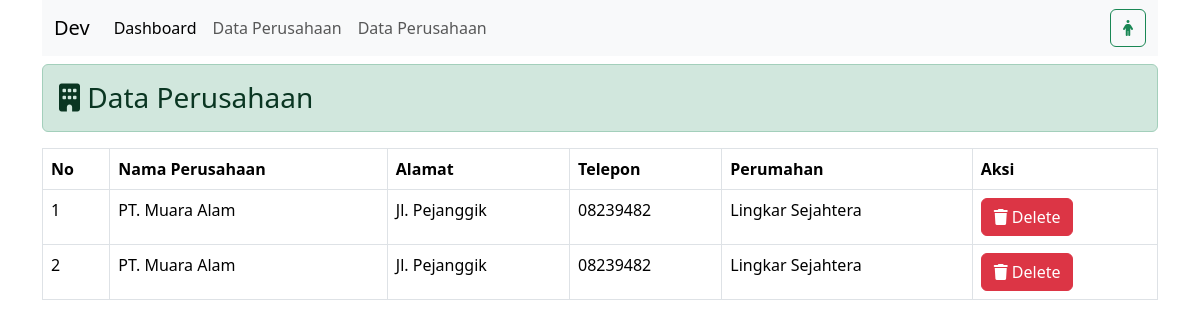
The page /perusahaan/index.php on the database its author committed.
### tables this page shows
CREATE TABLE `perumahan` (
  `id` int(11) NOT NULL,
  `nama_perumahan` varchar(100) NOT NULL,
  `lokasi` varchar(100) NOT NULL,
  `jumlah_unit` int(11) NOT NULL,
  `perusahaan_id` int(11) NOT NULL
);

CREATE TABLE `perusahaan` (
  `id` int(11) NOT NULL,
  `nama_perusahaan` varchar(100) NOT NULL,
  `alamat` varchar(255) NOT NULL,
  `telepon` varchar(15) NOT NULL
);

### perusahaan/index.php (the view, shortened to what this page needs)
<?php
require_once '../setting/link.php';
?>
<!doctype html>
<html lang="en">
<head>
    <link href="https://cdn.jsdelivr.net/npm/bootstrap@5.3.5/dist/css/bootstrap.min.css" rel="stylesheet"
>
    <link rel="stylesheet" href="https://cdn.datatables.net/2.2.2/css/dataTables.dataTables.css" />
    <link rel="stylesheet" href="https://cdnjs.cloudflare.com/ajax/libs/font-awesome/6.7.2/css/all.min.css" />
</head>
<body>
    <div class="container">
        <nav class="navbar navbar-expand-lg bg-body-tertiary mb-2">
            <div class="container-fluid">
                <a class="navbar-brand" href="#">Dev</a>
                <div class="collapse navbar-collapse" id="navbarSupportedContent">
                    <ul class="navbar-nav me-auto mb-2 mb-lg-0">
                        <li class="nav-item">
                            <a class="nav-link active" aria-current="page" href="#">Dashboard</a>
                        </li>
                        <li class="nav-item">
                            <a class="nav-link" href="#">Data Perusahaan</a>
                        </li>
                        <li class="nav-item">
                            <a class="nav-link" href="#">Data Perusahaan</a>
                        </li>
                    </ul>
                    <a href="#" class="btn btn-outline-success"><i class="fa-solid fa-person"></i></a>
                </div>
            </div>
        </nav>
        <h3 class="alert alert-success"><i class="fa-solid fa-building"></i> Data Perusahaan</h3>
        <div class="table-responsive">
            <table class="table table-bordered table-hover" id="myTable">
                <thead>
                    <tr>
                        <th>No</th>
                        <th>Nama Perusahaan</th>
                        <th>Alamat</th>
                        <th>Telepon</th>
                        <th>Perumahan</th>
                        <th>Aksi</th>
                    </tr>
                </thead>
                <tbody>
                    <?php
                    $no = 1;
                    $sql = "SELECT * FROM perusahaan,perumahan WHERE perusahaan.id=perumahan.perusahaan_id";
                    $query = mysqli_query($koneksi, $sql);
                    while ($data = mysqli_fetch_assoc($query)):
                        ?>
                        <tr>
                            <td><?= $no++; ?></td>
                            <td><?= $data['nama_perusahaan']; ?></td>
                            <td><?= $data['alamat']; ?></td>
                            <td><?= $data['telepon']; ?></td>
                            <td><?= $data['nama_perumahan']; ?></td>
                            <td>
                                <a href="delete.php?id=<?= $data['id']; ?>" class="btn btn-danger"
                                    onclick="return confirm('Yakin ingin menghapus data ini?')"><i
                                        class="fa-solid fa-trash"></i> Delete</a>
                            </td>
                        </tr>
                        <?php
                    endwhile;
                    ?>
                </tbody>
            </table>
        </div>
    </div>
</body>
</html>

### rows shown on the page
perumahan: perusahaan.nama_perusahaan "PT. Muara Alam", perusahaan.alamat "Jl. Pejanggik", perusahaan.telepon "08239482", nama_perumahan "Lingkar Sejahtera"
perumahan: perusahaan.nama_perusahaan "PT. Muara Alam", perusahaan.alamat "Jl. Pejanggik", perusahaan.telepon "08239482", nama_perumahan "Lingkar Sejahtera"
